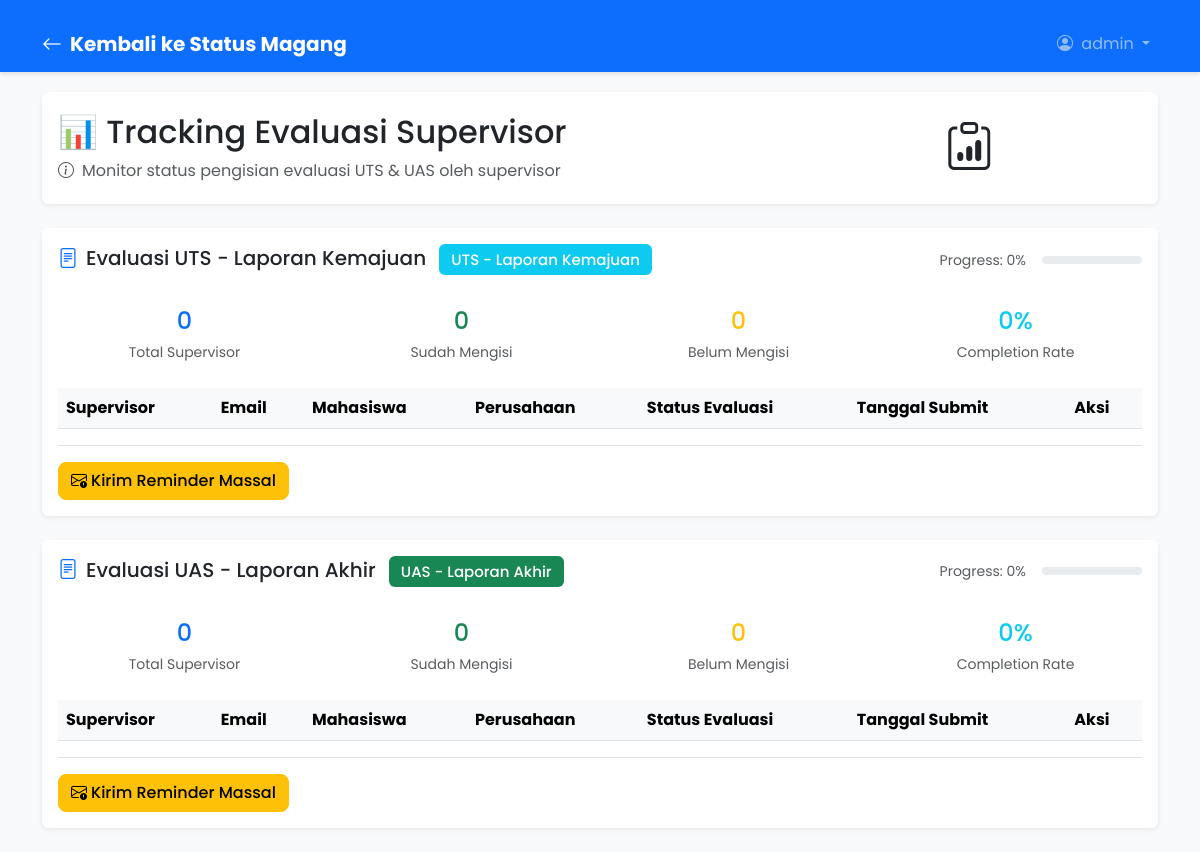
Page /coops/tracking-evaluasi/ (signed in) on the earlier database version.
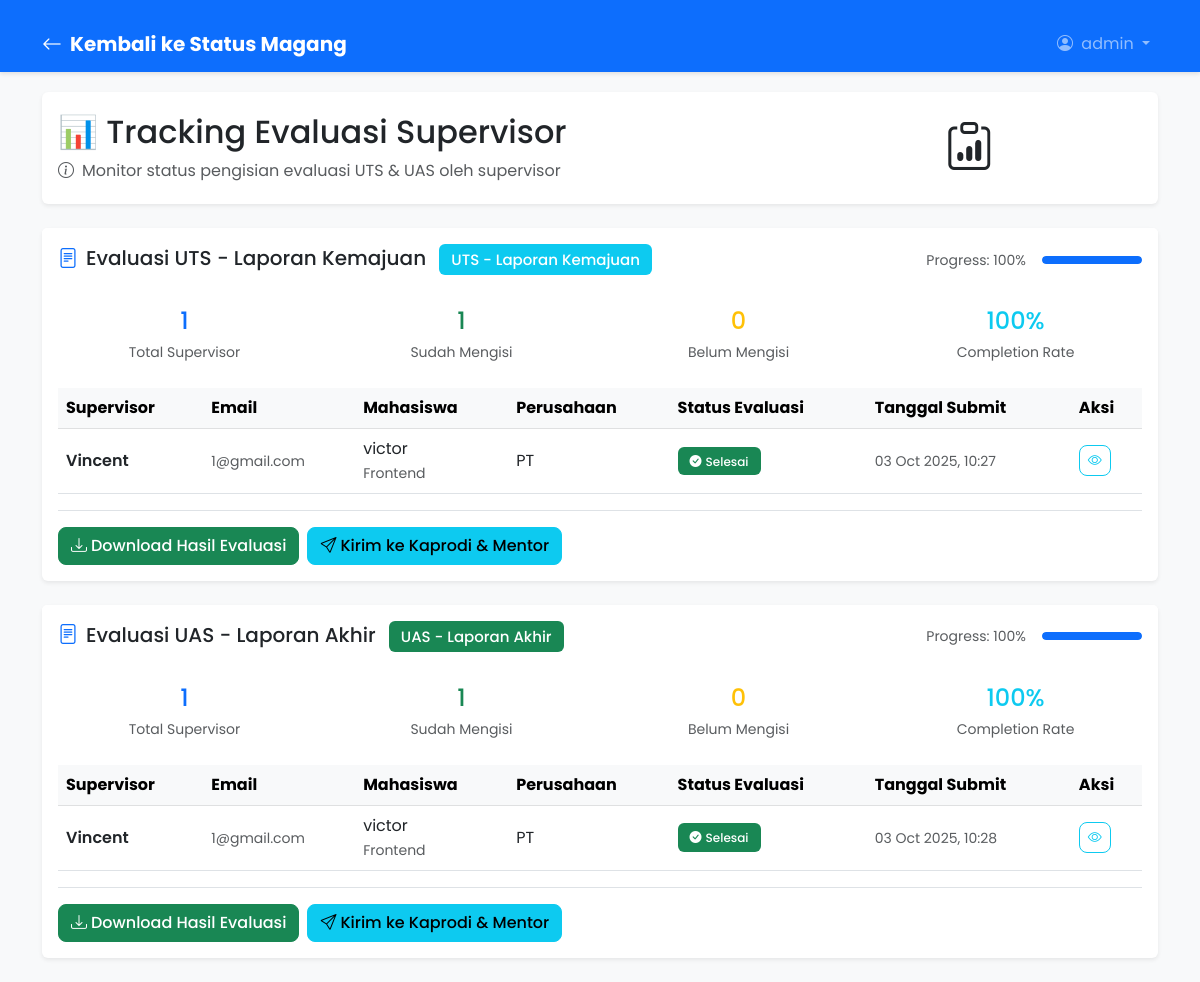
Same page on the later database version.
### coops/models.py (models this page shows, shortened)
class EvaluasiTemplate(models.Model):
    nama = models.CharField(max_length=200)
    jenis = models.CharField(max_length=20, choices=[
        ('uts', 'UTS - Laporan Kemajuan'),
        ('uas', 'UAS - Laporan Akhir'),
    ])
    pertanyaan = models.JSONField(help_text="Array of questions for the evaluation")
    aktif = models.BooleanField(default=True)
    created_at = models.DateTimeField(auto_now_add=True)

class KonfirmasiMagang(models.Model):
    mahasiswa = models.OneToOneField(User, on_delete=models.CASCADE, limit_choices_to={'role': 'mahasiswa'})
    periode_awal = models.DateField(default=None, null=True, blank=True)
    periode_akhir = models.DateField(default=None, null=True, blank=True)
    posisi = models.CharField(max_length=200)
    nama_perusahaan = models.CharField(max_length=200)
    alamat_perusahaan = models.TextField()
    bidang_usaha = models.CharField(max_length=200)
    nama_supervisor = models.CharField(max_length=200)
    email_supervisor = models.EmailField()
    wa_supervisor = models.CharField(max_length=20, blank=True, null=True)
    surat_penerimaan = models.FileField(upload_to='surat_magang/')
    status = models.CharField(max_length=20, choices=[
        ('pending', 'Pending'),
        ('accepted', 'Accepted'),
        ('rejected', 'Rejected'),
        ('completed', 'Completed'),
    ], default='pending')
    deadline = models.DateField(null=True, blank=True)
    requires_weekly_report = models.BooleanField(default=False)
    last_reminder_sent = models.DateTimeField(null=True, blank=True)

class EvaluasiSupervisor(models.Model):
    konfirmasi = models.ForeignKey(KonfirmasiMagang, on_delete=models.CASCADE)
    template = models.ForeignKey(EvaluasiTemplate, on_delete=models.CASCADE)
    jawaban = models.JSONField(help_text="Answers corresponding to template questions", default=dict, blank=True)
    status = models.CharField(max_length=20, choices=[
        ('pending', 'Belum Diisi'),
        ('completed', 'Sudah Diisi'),
        ('finished', 'Selesai'),
    ], default='pending')
    submitted_at = models.DateTimeField(null=True, blank=True)
    created_at = models.DateTimeField(auto_now_add=True)
    class Meta:
        unique_together = ['konfirmasi', 'template']

### accounts/models.py (models this page shows)
class User(AbstractUser):
    ROLE_CHOICES = (
        ('mahasiswa', 'Mahasiswa'),
        ('supervisor', 'Supervisor'),
        ('admin', 'Admin'),
    )
    role = models.CharField(max_length=20, choices=ROLE_CHOICES)
    @property
    def supervisor(self):
        """Get supervisor profile if user is a supervisor"""
        if self.role == 'supervisor':
            from jobs.models import Supervisor
            try:
                return self.supervisor_profile
            except:
                supervisor = Supervisor.objects.create(
                    user=self,
                    nama=self.get_full_name() or self.username,
                    email=self.email
                )
                return supervisor
        return None

### coops/views.py (the view)
# urls.py: path("tracking-evaluasi/", views.tracking_evaluasi, name="tracking_evaluasi"),
@login_required
def tracking_evaluasi(request):
    if request.user.role != "admin":
        messages.error(request, "Akses ditolak. Anda bukan admin.")
        return redirect("/")
    from .models import EvaluasiTemplate, EvaluasiSupervisor
    tracking_data = []
    for template in EvaluasiTemplate.objects.filter(aktif=True):
        accepted_konfirmasi = KonfirmasiMagang.objects.filter(status__in=['accepted', 'completed'])
        evaluations = EvaluasiSupervisor.objects.filter(template=template)
        total_supervisors = accepted_konfirmasi.count()
        completed = evaluations.filter(status__in=['completed', 'finished']).count()
        pending = total_supervisors - completed
        completion_rate = int((completed / total_supervisors) * 100) if total_supervisors > 0 else 0
        supervisor_details = []
        for konfirmasi in accepted_konfirmasi:
            try:
                evaluation = evaluations.get(konfirmasi=konfirmasi)
                status = evaluation.status
                submitted_date = evaluation.submitted_at
            except EvaluasiSupervisor.DoesNotExist:
                status = 'not_created'
                submitted_date = None
            supervisor_details.append({
                'konfirmasi': konfirmasi,
                'status': status,
                'submitted_date': submitted_date
            })
        tracking_data.append({
            'template': template,
            'total_supervisors': total_supervisors,
            'completed': completed,
            'pending': pending,
            'completion_rate': completion_rate,
            'supervisor_details': supervisor_details
        })
    context = {
        'tracking_data': tracking_data
    }
    return render(request, 'coops/tracking_evaluasi.html', context)

### coops/templates/coops/tracking_evaluasi.html (shortened to what the changed rows need)
{% load static %}
<!DOCTYPE html>
<html lang="en">
  <head>
    <link
      href="https://cdn.jsdelivr.net/npm/bootstrap@5.3.0/dist/css/bootstrap.min.css"
      rel="stylesheet"
    />
    <link rel="stylesheet" href="https://cdn.jsdelivr.net/npm/bootstrap-icons@1.10.0/font/bootstrap-icons.css">
    <link rel="stylesheet" href="{% static 'status.css' %}" />
      <link rel="stylesheet" href="{% static 'navbar-sticky.css' %}" />
  </head>
  <body class="bg-light">
    <div class="container mt-4">
        <div class="row mb-4">
            <div class="col-12">
                <div class="card shadow-sm border-0 bg-gradient">
                    <div class="card-body">
                        <div class="row align-items-center">
                            <div class="col-md-8">
                                <h2 class="mb-2">📊 Tracking Evaluasi Supervisor</h2>
                            </div>
                        </div>
                    </div>
                </div>
            </div>
        </div>
        {% for data in tracking_data %}
            <div class="row mb-4">
                <div class="col-12">
                    <div class="card shadow-sm border-0">
                        <div class="card-header bg-white border-bottom-0 py-3">
                            <div class="d-flex justify-content-between align-items-center">
                                <h5 class="mb-0">
                                    <i class="bi bi-file-text me-2 text-primary"></i>{{ data.template.nama }}
                                    <span class="badge {% if data.template.jenis == 'uts' %}bg-info{% else %}bg-success{% endif %} ms-2">
                                        {{ data.template.get_jenis_display }}
                                    </span>
                                </h5>
                                <div class="d-flex align-items-center">
                                    <div class="me-3">
                                        <small class="text-muted">Progress: {{ data.completion_rate }}%</small>
                                    </div>
                                    <div class="progress" style="width: 100px; height: 8px;">
                                        <div class="progress-bar bg-primary" data-percent="{{ data.completion_rate }}"></div>
                                    </div>
                                </div>
                            </div>
                        </div>
                        <div class="card-body">
                            <div class="row mb-4">
                                <div class="col-md-3">
                                    <div class="text-center">
                                        <div class="h4 text-primary mb-1">{{ data.total_supervisors }}</div>
                                        <small class="text-muted">Total Supervisor</small>
                                    </div>
                                </div>
                                <div class="col-md-3">
                                    <div class="text-center">
                                        <div class="h4 text-success mb-1">{{ data.completed }}</div>
                                        <small class="text-muted">Sudah Mengisi</small>
                                    </div>
                                </div>
                                <div class="col-md-3">
                                    <div class="text-center">
                                        <div class="h4 text-warning mb-1">{{ data.pending }}</div>
                                        <small class="text-muted">Belum Mengisi</small>
                                    </div>
                                </div>
                                <div class="col-md-3">
                                    <div class="text-center">
                                        <div class="h4 text-info mb-1">{{ data.completion_rate }}%</div>
                                        <small class="text-muted">Completion Rate</small>
                                    </div>
                                </div>
                            </div>
                            <div class="table-responsive">
                                <table class="table table-hover align-middle mb-0">
                                    <thead class="table-light">
                                        <tr>
                                            <th>Supervisor</th>
                                            <th>Email</th>
                                            <th>Mahasiswa</th>
                                            <th>Perusahaan</th>
                                            <th>Status Evaluasi</th>
                                            <th>Tanggal Submit</th>
                                            <th>Aksi</th>
                                        </tr>
                                    </thead>
                                    <tbody>
                                        {% for detail in data.supervisor_details %}
                                            <tr>
                                                <td>
                                                    <div class="fw-semibold">{{ detail.konfirmasi.nama_supervisor }}</div>
                                                </td>
                                                <td>
                                                    <small class="text-muted">{{ detail.konfirmasi.email_supervisor }}</small>
                                                </td>
                                                <td>
                                                    <div>{{ detail.konfirmasi.mahasiswa.get_full_name|default:detail.konfirmasi.mahasiswa.username }}</div>
                                                    <small class="text-muted">{{ detail.konfirmasi.posisi }}</small>
                                                </td>
                                                <td>{{ detail.konfirmasi.nama_perusahaan }}</td>
                                                <td>
                                                    {% if detail.status == 'completed' %}
                                                        <span class="badge bg-success">
                                                            <i class="bi bi-check-circle me-1"></i>Sudah Diisi
                                                        </span>
                                                    {% elif detail.status == 'finished' %}
                                                        <span class="badge bg-success">
                                                            <i class="bi bi-check-circle-fill me-1"></i>Selesai
                                                        </span>
                                                    {% elif detail.status == 'pending' %}
                                                        <span class="badge bg-warning text-dark">
                                                            <i class="bi bi-clock me-1"></i>Pending
                                                        </span>
                                                    {% else %}
                                                        <span class="badge bg-secondary">
                                                            <i class="bi bi-dash-circle me-1"></i>Belum Dibuat
                                                        </span>
                                                    {% endif %}
                                                </td>
                                                <td>
                                                    {% if detail.submitted_date %}
                                                        <small class="text-muted">{{ detail.submitted_date|date:"d M Y, H:i" }}</small>
                                                    {% else %}
                                                        <small class="text-muted">-</small>
                                                    {% endif %}
                                                </td>
                                                <td>
                                                    <div class="btn-group btn-group-sm" role="group">
                                                        {% if detail.status == 'finished' %}
                                                                <button class="btn btn-outline-info" onclick="viewEvaluation('{{ detail.konfirmasi.id }}', '{{ data.template.id }}')">
                                                                    <i class="bi bi-eye"></i>
                                                                </button>
                                                            {% endif %}
                                                    </div>
                                                </td>
                                            </tr>
                                        {% endfor %}
                                    </tbody>
                                </table>
                            </div>
                            <div class="mt-3 pt-3 border-top">
                                <div class="d-flex gap-2">
                                    {% if data.completed == data.total_supervisors and data.total_supervisors > 0 %}
                                        <button class="btn btn-success" onclick="downloadResults('{{ data.template.id }}')">
                                            <i class="bi bi-download me-1"></i>Download Hasil Evaluasi
                                        </button>
                                        <button class="btn btn-info" onclick="sendToKaprodi('{{ data.template.id }}')">
                                            <i class="bi bi-send me-1"></i>Kirim ke Kaprodi & Mentor
                                        </button>
                                    {% else %}
                                        <button class="btn btn-warning" onclick="sendBulkReminder('{{ data.template.id }}')">
                                            <i class="bi bi-envelope-exclamation me-1"></i>Kirim Reminder Massal
                                        </button>
                                    {% endif %}
                                </div>
                            </div>
                        </div>
                    </div>
                </div>
            </div>
        {% endfor %}
    </div>
  </body>
</html>

Differences in the rows shown:
computed for EvaluasiTemplate "Evaluasi UTS - Laporan Kemajuan": completion_rate "0" → "100"; total_supervisors "0" → "1"; completed "0" → "1"; text "Kirim Reminder Massal" → "Download Hasil Evaluasi Kirim ke Kaprodi & Mentor"
added KonfirmasiMagang: konfirmasi.nama_supervisor "Vincent", konfirmasi.email_supervisor "1@gmail.com", konfirmasi.mahasiswa.get_full_name "victor", konfirmasi.posisi "Frontend", konfirmasi.nama_perusahaan "PT", submitted_date "03 Oct 2025, 10:27", submitted_date "03 Oct 2025, 10:28"
computed for EvaluasiTemplate "Evaluasi UAS - Laporan Akhir": completion_rate "0" → "100"; total_supervisors "0" → "1"; completed "0" → "1"; text "Kirim Reminder Massal" → "Download Hasil Evaluasi Kirim ke Kaprodi & Mentor"
